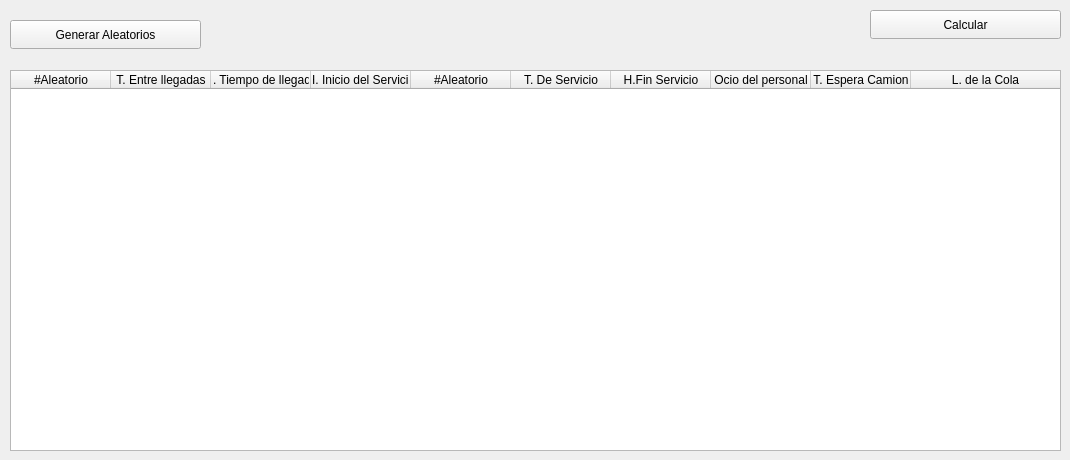
         <widget class="QWidget" name="tab_5">
          <attribute name="title">
           <string>6 personas</string>
          </attribute>
          <widget class="QPushButton" name="btncalcular_colas6p">
           <property name="geometry">
            <rect>
             <x>870</x>
             <y>10</y>
             <width>191</width>
             <height>29</height>
            </rect>
           </property>
           <property name="text">
            <string>Calcular</string>
           </property>
          </widget>
          <widget class="QPushButton" name="btngenerar_colas6p">
           <property name="geometry">
            <rect>
             <x>10</x>
             <y>20</y>
             <width>191</width>
             <height>29</height>
            </rect>
           </property>
           <property name="text">
            <string>Generar Aleatorios</string>
           </property>
          </widget>
          <widget class="QTableWidget" name="tabla_colas_6">
           <property name="geometry">
            <rect>
             <x>10</x>
             <y>70</y>
             <width>1051</width>
             <height>381</height>
            </rect>
           </property>
           <attribute name="horizontalHeaderMinimumSectionSize">
            <number>40</number>
           </attribute>
           <attribute name="horizontalHeaderStretchLastSection">
            <bool>true</bool>
           </attribute>
           <attribute name="verticalHeaderVisible">
            <bool>false</bool>
           </attribute>
           <attribute name="verticalHeaderCascadingSectionResizes">
            <bool>false</bool>
           </attribute>
           <attribute name="verticalHeaderDefaultSectionSize">
            <number>40</number>
           </attribute>
           <attribute name="verticalHeaderMinimumSectionSize">
            <number>40</number>
           </attribute>
           <column>
            <property name="text">
             <string>#Aleatorio</string>
            </property>
           </column>
           <column>
            <property name="text">
             <string>T. Entre llegadas</string>
            </property>
           </column>
           <column>
            <property name="text">
             <string>H. Tiempo de llegada</string>
            </property>
           </column>
           <column>
            <property name="text">
             <string>H. Inicio del Servicio</string>
            </property>
           </column>
           <column>
            <property name="text">
             <string>#Aleatorio</string>
            </property>
           </column>
           <column>
            <property name="text">
             <string>T. De Servicio</string>
            </property>
           </column>
           <column>
            <property name="text">
             <string>H.Fin Servicio</string>
            </property>
           </column>
           <column>
            <property name="text">
             <string>Ocio del personal</string>
            </property>
           </column>
           <column>
            <property name="text">
             <string>T. Espera Camion</string>
            </property>
           </column>
           <column>
            <property name="text">
             <string>L. de la Cola</string>
            </property>
           </column>
          </widget>
         </widget>
